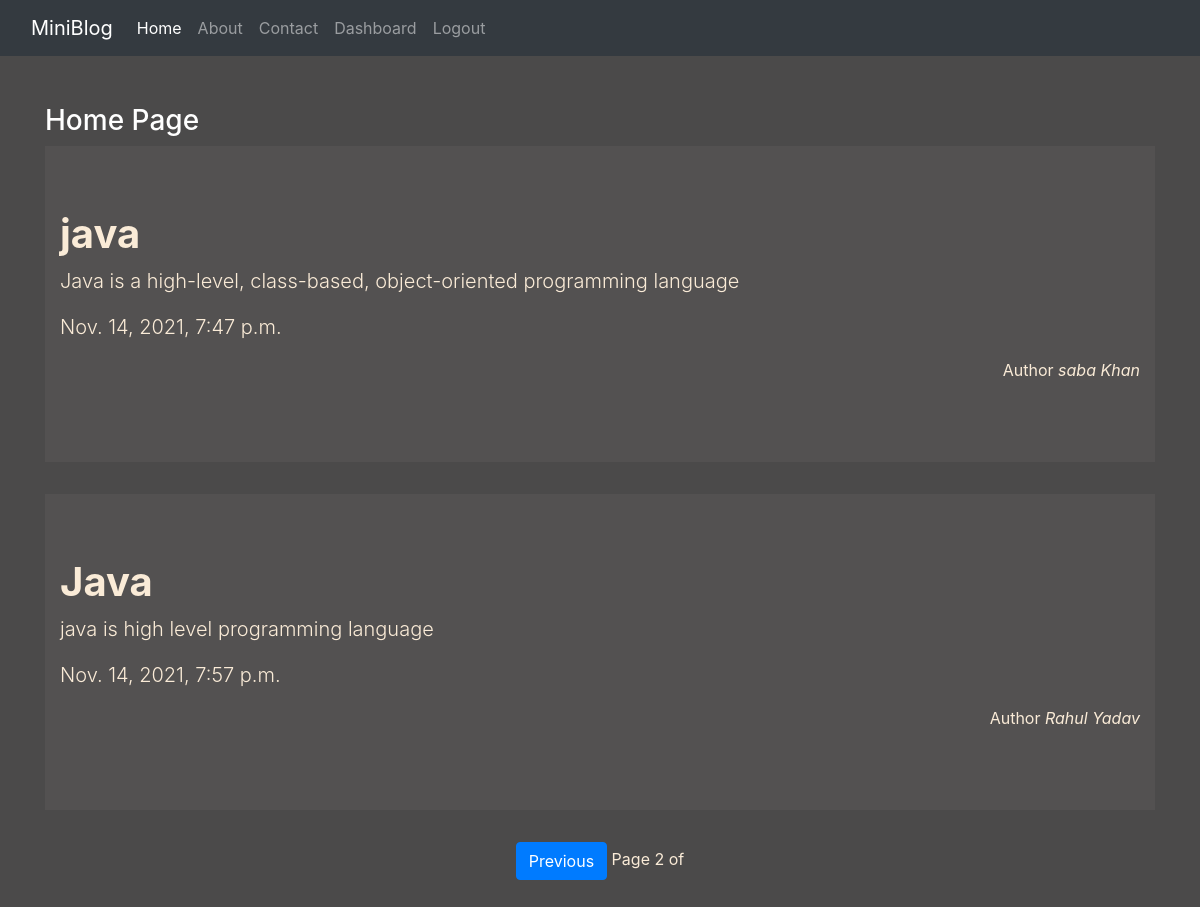
The app's page /?page=2 (signed in) with its own data.
### blog/models.py (models this page shows)
class Post(models.Model):
    user = models.ForeignKey(User,on_delete=models.CASCADE)
    title = models.CharField(max_length=150)
    desc = models.TextField()
    date = models.DateTimeField(auto_now_add=True)

### blog/views.py (the view)
# urls.py: 2. Add a URL to urlpatterns:  path('', views.home, name='home')
def home(request):
    posts = Post.objects.all()
    paginator = Paginator(posts, 3, orphans=1)
    page_number = request.GET.get('page')
    page_obj = paginator.get_page(page_number)
    return render(request, 'blog/home.html', {'posts': page_obj})

### blog/templates/blog/home.html (shortened to what this page needs)
{% extends 'blog/base.html' %}
{% load static %}
{% block content %}
<div class="col-sm-12 my-5">
    <h3 class="text-white">Home Page</h3>
    {% for post in posts %}
    <div class="jumbotron jumbotron-fluid jumbo-color">
      <div class="container">
        <h1 class="font-weight-bold">{{post.title}}</h1>
        <p class="lead">{{post.desc}}</p>
        <p class="lead">{{post.date}}</p>
          <p class="text-right ">Author <i>{{post.user.first_name}} {{post.user.last_name}}</i></p>
      </div>
    </div>
    {% endfor %}
    <div class="text-center">
        {% if posts.has_previous %}
            <a href="?page={{posts.previous_page_number}}" class="btn btn-primary">Previous</a>
        {% endif %}
        <span>Page {{posts.number}} of {{posts.pages}}</span>
    </div>
</div>
{% endblock content %}

### blog/static/blog/css/style.css (style rules this page uses)
body { background-color:rgb(75,74,74); color:antiquewhite; }
.jumbo-color { background-color:rgb(83,81,81); }

### records on screen
Post: title "java", desc "Java is a high-level, class-based, object-oriented programming language", date "Nov. 14, 2021, 7:47 p.m.", user.first_name "saba", user.last_name "Khan"
Post: title "Java", desc "java is high level programming language", date "Nov. 14, 2021, 7:57 p.m.", user.first_name "Rahul", user.last_name "Yadav"

### other values on screen
{{ posts.number }} "2"
